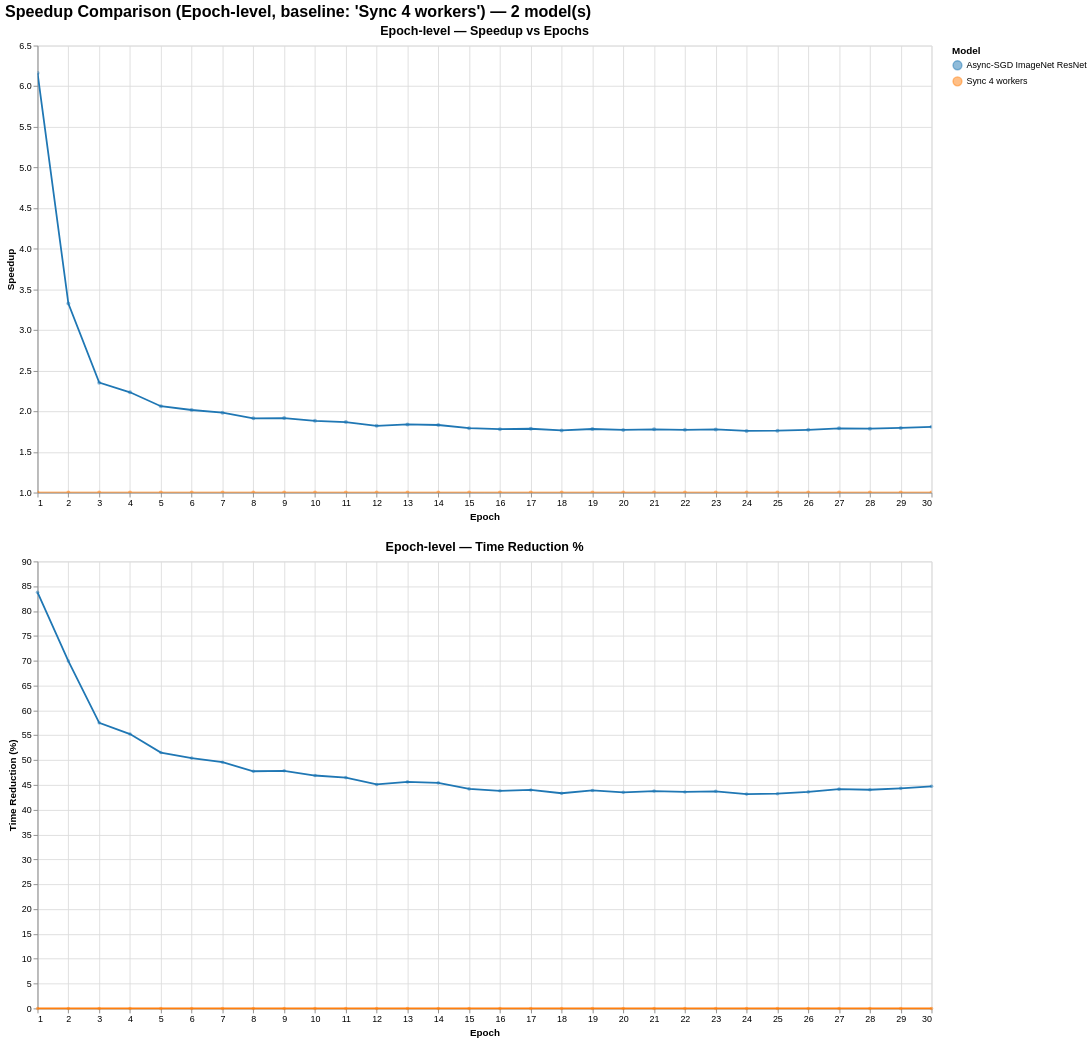

Notebook code for this chart:
### Markdown cell above
## Speed up Comparassion

### Code cell
speedup_analysis("../stats", base_case="Sync 4 workers")

### Figure 1 — Vega-Lite specification as saved in the notebook (floating-point values rounded to 4 significant figures)
{"config": {"view": {"continuousWidth": 300, "continuousHeight": 300}}, "vconcat": [{"mark": {"type": "line", "point": {"opacity": 0.5, "size": 20}}, "encoding": {"color": {"field": "model", "legend": {"orient": "right", "title": "Model"}, "scale": {"scheme": "category10"}, "type": "nominal"}, "tooltip": [{"field": "model", "title": "Model", "type": "nominal"}, {"field": "epoch", "title": "Epoch", "type": "quantitative"}, {"field": "speedup", "format": ".2f", "title": "Speedup", "type": "quantitative"}, {"field": "time_s_impl", "format": ".2f", "title": "Implementation Time (s)", "type": "quantitative"}], "x": {"field": "epoch", "scale": {"nice": false, "zero": false}, "title": "Epoch", "type": "quantitative"}, "y": {"field": "speedup", "scale": {"zero": false}, "title": "Speedup", "type": "quantitative"}}, "height": 500, "name": "view_438cce4f994d6b46_0", "title": {"text": "Epoch-level — Speedup vs Epochs", "fontSize": 14}, "width": 1000}, {"mark": {"type": "line", "point": {"opacity": 0.5, "size": 16}}, "encoding": {"color": {"field": "model", "legend": {"orient": "right", "title": "Model"}, "scale": {"scheme": "category10"}, "type": "nominal"}, "tooltip": [{"field": "model", "title": "Model", "type": "nominal"}, {"field": "epoch", "title": "Epoch", "type": "quantitative"}, {"field": "time_reduction_pct", "format": ".1f", "title": "Time Reduction (%)", "type": "quantitative"}], "x": {"field": "epoch", "scale": {"nice": false, "zero": false}, "title": "Epoch", "type": "quantitative"}, "y": {"field": "time_reduction_pct", "scale": {"zero": false}, "title": "Time Reduction (%)", "type": "quantitative"}}, "height": 500, "title": {"text": "Epoch-level — Time Reduction %", "fontSize": 14}, "width": 1000}], "data": {"name": "data-ff46524e85742b0a87e65c44aea999e4"}, "params": [{"name": "zoom_speedup_epoch", "select": {"type": "interval"}, "bind": "scales", "views": ["view_438cce4f994d6b46_0"]}], "resolve": {"scale": {"color": "shared"}}, "title": {"text": "Speedup Comparison (Epoch-level, baseline: 'Sync 4 workers') — 2 model(s)", "fontSize": 18}, "$schema": "https://vega.github.io/schema/vega-lite/v6.1.0.json", "datasets": {"data-ff46524e85742b0a87e65c44aea999e4": [{"model": "Sync 4 workers", "epoch": 1, "speedup": 1.0, "time_s_baseline": 1929.0, "time_s_impl": 1929.0, "time_reduction_pct": 0.0}, {"model": "Sync 4 workers", "epoch": 2, "speedup": 1.0, "time_s_baseline": 3221.0, "time_s_impl": 3221.0, "time_reduction_pct": 0.0}, {"model": "Sync 4 workers", "epoch": 3, "speedup": 1.0, "time_s_baseline": 4443.0, "time_s_impl": 4443.0, "time_reduction_pct": 0.0}, {"model": "Sync 4 workers", "epoch": 4, "speedup": 1.0, "time_s_baseline": 5737.0, "time_s_impl": 5737.0, "time_reduction_pct": 0.0}, {"model": "Sync 4 workers", "epoch": 5, "speedup": 1.0, "time_s_baseline": 7062.0, "time_s_impl": 7062.0, "time_reduction_pct": 0.0}, {"model": "Sync 4 workers", "epoch": 6, "speedup": 1.0, "time_s_baseline": 8381.0, "time_s_impl": 8381.0, "time_reduction_pct": 0.0}, {"model": "Sync 4 workers", "epoch": 7, "speedup": 1.0, "time_s_baseline": 9952.0, "time_s_impl": 9952.0, "time_reduction_pct": 0.0}, {"model": "Sync 4 workers", "epoch": 8, "speedup": 1.0, "time_s_baseline": 11180.0, "time_s_impl": 11180.0, "time_reduction_pct": 0.0}, {"model": "Sync 4 workers", "epoch": 9, "speedup": 1.0, "time_s_baseline": 12570.0, "time_s_impl": 12570.0, "time_reduction_pct": 0.0}, {"model": "Sync 4 workers", "epoch": 10, "speedup": 1.0, "time_s_baseline": 14060.0, "time_s_impl": 14060.0, "time_reduction_pct": 0.0}, {"model": "Sync 4 workers", "epoch": 11, "speedup": 1.0, "time_s_baseline": 15250.0, "time_s_impl": 15250.0, "time_reduction_pct": 0.0}, {"model": "Sync 4 workers", "epoch": 12, "speedup": 1.0, "time_s_baseline": 16530.0, "time_s_impl": 16530.0, "time_reduction_pct": 0.0}, {"model": "Sync 4 workers", "epoch": 13, "speedup": 1.0, "time_s_baseline": 18070.0, "time_s_impl": 18070.0, "time_reduction_pct": 0.0}, {"model": "Sync 4 workers", "epoch": 14, "speedup": 1.0, "time_s_baseline": 19400.0, "time_s_impl": 19400.0, "time_reduction_pct": 0.0}, {"model": "Sync 4 workers", "epoch": 15, "speedup": 1.0, "time_s_baseline": 20610.0, "time_s_impl": 20610.0, "time_reduction_pct": 0.0}, {"model": "Sync 4 workers", "epoch": 16, "speedup": 1.0, "time_s_baseline": 21800.0, "time_s_impl": 21800.0, "time_reduction_pct": 0.0}, {"model": "Sync 4 workers", "epoch": 17, "speedup": 1.0, "time_s_baseline": 23390.0, "time_s_impl": 23390.0, "time_reduction_pct": 0.0}, {"model": "Sync 4 workers", "epoch": 18, "speedup": 1.0, "time_s_baseline": 24870.0, "time_s_impl": 24870.0, "time_reduction_pct": 0.0}, {"model": "Sync 4 workers", "epoch": 19, "speedup": 1.0, "time_s_baseline": 26410.0, "time_s_impl": 26410.0, "time_reduction_pct": 0.0}, {"model": "Sync 4 workers", "epoch": 20, "speedup": 1.0, "time_s_baseline": 27830.0, "time_s_impl": 27830.0, "time_reduction_pct": 0.0}, {"model": "Sync 4 workers", "epoch": 21, "speedup": 1.0, "time_s_baseline": 29240.0, "time_s_impl": 29240.0, "time_reduction_pct": 0.0}, {"model": "Sync 4 workers", "epoch": 22, "speedup": 1.0, "time_s_baseline": 30650.0, "time_s_impl": 30650.0, "time_reduction_pct": 0.0}, {"model": "Sync 4 workers", "epoch": 23, "speedup": 1.0, "time_s_baseline": 32090.0, "time_s_impl": 32090.0, "time_reduction_pct": 0.0}, {"model": "Sync 4 workers", "epoch": 24, "speedup": 1.0, "time_s_baseline": 33390.0, "time_s_impl": 33390.0, "time_reduction_pct": 0.0}, {"model": "Sync 4 workers", "epoch": 25, "speedup": 1.0, "time_s_baseline": 34720.0, "time_s_impl": 34720.0, "time_reduction_pct": 0.0}, {"model": "Sync 4 workers", "epoch": 26, "speedup": 1.0, "time_s_baseline": 36470.0, "time_s_impl": 36470.0, "time_reduction_pct": 0.0}, {"model": "Sync 4 workers", "epoch": 27, "speedup": 1.0, "time_s_baseline": 38120.0, "time_s_impl": 38120.0, "time_reduction_pct": 0.0}, {"model": "Sync 4 workers", "epoch": 28, "speedup": 1.0, "time_s_baseline": 39650.0, "time_s_impl": 39650.0, "time_reduction_pct": 0.0}, {"model": "Sync 4 workers", "epoch": 29, "speedup": 1.0, "time_s_baseline": 41340.0, "time_s_impl": 41340.0, "time_reduction_pct": 0.0}, {"model": "Sync 4 workers", "epoch": 30, "speedup": 1.0, "time_s_baseline": 43070.0, "time_s_impl": 43070.0, "time_reduction_pct": 0.0}, {"model": "Async-SGD ImageNet ResNet", "epoch": 1, "speedup": 6.161, "time_s_baseline": 1929.0, "time_s_impl": 313.1, "time_reduction_pct": 83.77}, {"model": "Async-SGD ImageNet ResNet", "epoch": 2, "speedup": 3.326, "time_s_baseline": 3221.0, "time_s_impl": 968.4, "time_reduction_pct": 69.93}, {"model": "Async-SGD ImageNet ResNet", "epoch": 3, "speedup": 2.353, "time_s_baseline": 4443.0, "time_s_impl": 1888.0, "time_reduction_pct": 57.5}, {"model": "Async-SGD ImageNet ResNet", "epoch": 4, "speedup": 2.234, "time_s_baseline": 5737.0, "time_s_impl": 2568.0, "time_reduction_pct": 55.24}, {"model": "Async-SGD ImageNet ResNet", "epoch": 5, "speedup": 2.063, "time_s_baseline": 7062.0, "time_s_impl": 3424.0, "time_reduction_pct": 51.52}, {"model": "Async-SGD ImageNet ResNet", "epoch": 6, "speedup": 2.016, "time_s_baseline": 8381.0, "time_s_impl": 4157.0, "time_reduction_pct": 50.4}, {"model": "Async-SGD ImageNet ResNet", "epoch": 7, "speedup": 1.983, "time_s_baseline": 9952.0, "time_s_impl": 5019.0, "time_reduction_pct": 49.57}, {"model": "Async-SGD ImageNet ResNet", "epoch": 8, "speedup": 1.914, "time_s_baseline": 11180.0, "time_s_impl": 5840.0, "time_reduction_pct": 47.75}, {"model": "Async-SGD ImageNet ResNet", "epoch": 9, "speedup": 1.918, "time_s_baseline": 12570.0, "time_s_impl": 6557.0, "time_reduction_pct": 47.85}, {"model": "Async-SGD ImageNet ResNet", "epoch": 10, "speedup": 1.883, "time_s_baseline": 14060.0, "time_s_impl": 7465.0, "time_reduction_pct": 46.9}, {"model": "Async-SGD ImageNet ResNet", "epoch": 11, "speedup": 1.868, "time_s_baseline": 15250.0, "time_s_impl": 8164.0, "time_reduction_pct": 46.47}, {"model": "Async-SGD ImageNet ResNet", "epoch": 12, "speedup": 1.822, "time_s_baseline": 16530.0, "time_s_impl": 9072.0, "time_reduction_pct": 45.1}, {"model": "Async-SGD ImageNet ResNet", "epoch": 13, "speedup": 1.839, "time_s_baseline": 18070.0, "time_s_impl": 9830.0, "time_reduction_pct": 45.62}, {"model": "Async-SGD ImageNet ResNet", "epoch": 14, "speedup": 1.832, "time_s_baseline": 19400.0, "time_s_impl": 10590.0, "time_reduction_pct": 45.41}, {"model": "Async-SGD ImageNet ResNet", "epoch": 15, "speedup": 1.792, "time_s_baseline": 20610.0, "time_s_impl": 11500.0, "time_reduction_pct": 44.21}, {"model": "Async-SGD ImageNet ResNet", "epoch": 16, "speedup": 1.78, "time_s_baseline": 21800.0, "time_s_impl": 12250.0, "time_reduction_pct": 43.81}, {"model": "Async-SGD ImageNet ResNet", "epoch": 17, "speedup": 1.786, "time_s_baseline": 23390.0, "time_s_impl": 13100.0, "time_reduction_pct": 43.99}, {"model": "Async-SGD ImageNet ResNet", "epoch": 18, "speedup": 1.764, "time_s_baseline": 24870.0, "time_s_impl": 14100.0, "time_reduction_pct": 43.32}, {"model": "Async-SGD ImageNet ResNet", "epoch": 19, "speedup": 1.782, "time_s_baseline": 26410.0, "time_s_impl": 14820.0, "time_reduction_pct": 43.89}, {"model": "Async-SGD ImageNet ResNet", "epoch": 20, "speedup": 1.771, "time_s_baseline": 27830.0, "time_s_impl": 15720.0, "time_reduction_pct": 43.52}, {"model": "Async-SGD ImageNet ResNet", "epoch": 21, "speedup": 1.778, "time_s_baseline": 29240.0, "time_s_impl": 16440.0, "time_reduction_pct": 43.77}, {"model": "Async-SGD ImageNet ResNet", "epoch": 22, "speedup": 1.773, "time_s_baseline": 30650.0, "time_s_impl": 17290.0, "time_reduction_pct": 43.59}, {"model": "Async-SGD ImageNet ResNet", "epoch": 23, "speedup": 1.777, "time_s_baseline": 32090.0, "time_s_impl": 18060.0, "time_reduction_pct": 43.72}, {"model": "Async-SGD ImageNet ResNet", "epoch": 24, "speedup": 1.759, "time_s_baseline": 33390.0, "time_s_impl": 18980.0, "time_reduction_pct": 43.15}, {"model": "Async-SGD ImageNet ResNet", "epoch": 25, "speedup": 1.762, "time_s_baseline": 34720.0, "time_s_impl": 19710.0, "time_reduction_pct": 43.23}, {"model": "Async-SGD ImageNet ResNet", "epoch": 26, "speedup": 1.773, "time_s_baseline": 36470.0, "time_s_impl": 20570.0, "time_reduction_pct": 43.6}, {"model": "Async-SGD ImageNet ResNet", "epoch": 27, "speedup": 1.79, "time_s_baseline": 38120.0, "time_s_impl": 21290.0, "time_reduction_pct": 44.15}, {"model": "Async-SGD ImageNet ResNet", "epoch": 28, "speedup": 1.787, "time_s_baseline": 39650.0, "time_s_impl": 22190.0, "time_reduction_pct": 44.03}, {"model": "Async-SGD ImageNet ResNet", "epoch": 29, "speedup": 1.796, "time_s_baseline": 41340.0, "time_s_impl": 23020.0, "time_reduction_pct": 44.31}, {"model": "Async-SGD ImageNet ResNet", "epoch": 30, "speedup": 1.809, "time_s_baseline": 43070.0, "time_s_impl": 23810.0, "time_reduction_pct": 44.72}]}}
